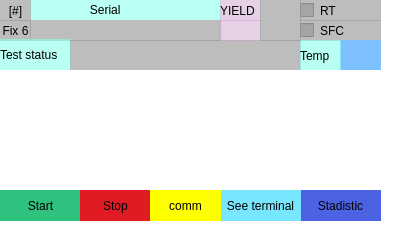
          <widget class="QFrame" name="frame_5">
           <property name="geometry">
            <rect>
             <x>410</x>
             <y>460</y>
             <width>393</width>
             <height>230</height>
            </rect>
           </property>
           <property name="styleSheet">
            <string notr="true">border-radius:0px;
background-color: rgb(255, 255, 255);</string>
           </property>
           <property name="frameShape">
            <enum>QFrame::StyledPanel</enum>
           </property>
           <property name="frameShadow">
            <enum>QFrame::Raised</enum>
           </property>
           <widget class="QLabel" name="label_31">
            <property name="geometry">
             <rect>
              <x>30</x>
              <y>0</y>
              <width>191</width>
              <height>20</height>
             </rect>
            </property>
            <property name="styleSheet">
             <string notr="true">color: rgb(0, 0, 0);background-color: rgba(137, 255, 235, 150);</string>
            </property>
            <property name="text">
             <string>                  Serial</string>
            </property>
           </widget>
           <widget class="QPushButton" name="nt_opc_5">
            <property name="geometry">
             <rect>
              <x>0</x>
              <y>0</y>
              <width>31</width>
              <height>21</height>
             </rect>
            </property>
            <property name="styleSheet">
             <string notr="true">QPushButton{
	
	background-color: rgba(151, 151, 151, 163);
}
QPushButton:hover{
	
	
	background-color: rgba(255, 255, 255, 3);
}</string>
            </property>
            <property name="text">
             <string>[#]</string>
            </property>
           </widget>
           <widget class="QLabel" name="nt_sn_auto_5">
            <property name="geometry">
             <rect>
              <x>30</x>
              <y>20</y>
              <width>191</width>
              <height>21</height>
             </rect>
            </property>
            <property name="styleSheet">
             <string notr="true">background-color: rgba(151, 151, 151, 163);</string>
            </property>
            <property name="text">
             <string/>
            </property>
           </widget>
           <widget class="QPushButton" name="nt_fixt_5">
            <property name="geometry">
             <rect>
              <x>0</x>
              <y>20</y>
              <width>31</width>
              <height>21</height>
             </rect>
            </property>
            <property name="styleSheet">
             <string notr="true">QPushButton{
	
	background-color: rgba(151, 151, 151, 163);
}
QPushButton:hover{
	
	
	background-color: rgba(255, 255, 255, 3);
}</string>
            </property>
            <property name="text">
             <string>Fix 6</string>
            </property>
           </widget>
           <widget class="QLabel" name="label_32">
            <property name="geometry">
             <rect>
              <x>0</x>
              <y>39</y>
              <width>71</width>
              <height>31</height>
             </rect>
            </property>
            <property name="styleSheet">
             <string notr="true">color: rgb(0, 0, 0);background-color: rgba(137, 255, 235, 150);</string>
            </property>
            <property name="text">
             <string>Test status</string>
            </property>
           </widget>
           <widget class="QLabel" name="nt_status_5">
            <property name="geometry">
             <rect>
              <x>70</x>
              <y>40</y>
              <width>231</width>
              <height>31</height>
             </rect>
            </property>
            <property name="styleSheet">
             <string notr="true">background-color: rgba(151, 151, 151, 163);</string>
            </property>
            <property name="text">
             <string/>
            </property>
           </widget>
           <widget class="QLabel" name="lb_status_5">
            <property name="geometry">
             <rect>
              <x>220</x>
              <y>0</y>
              <width>41</width>
              <height>21</height>
             </rect>
            </property>
            <property name="styleSheet">
             <string notr="true">color: rgb(0, 0, 0);background-color: rgba(200, 154, 200, 118);</string>
            </property>
            <property name="text">
             <string>YIELD</string>
            </property>
           </widget>
           <widget class="QLabel" name="nt_yiel_5">
            <property name="geometry">
             <rect>
              <x>220</x>
              <y>20</y>
              <width>41</width>
              <height>21</height>
             </rect>
            </property>
            <property name="styleSheet">
             <string notr="true">background-color: rgba(200, 154, 200, 118);</string>
            </property>
            <property name="text">
             <string/>
            </property>
           </widget>
           <widget class="QCheckBox" name="chk_nt_status_5">
            <property name="geometry">
             <rect>
              <x>300</x>
              <y>20</y>
              <width>81</width>
              <height>21</height>
             </rect>
            </property>
            <property name="styleSheet">
             <string notr="true">background-color: rgba(151, 151, 151, 163);</string>
            </property>
            <property name="text">
             <string>SFC</string>
            </property>
           </widget>
           <widget class="QPushButton" name="nt_stats_5">
            <property name="geometry">
             <rect>
              <x>300</x>
              <y>190</y>
              <width>81</width>
              <height>31</height>
             </rect>
            </property>
            <property name="styleSheet">
             <string notr="true">QPushButton{
background-color: qlineargradient(spread:pad, x1:0, y1:0, x2:1, y2:1, stop:1 rgba(75, 98, 226, 255));
}
QPushButton:hover{
	background-color: qconicalgradient(cx:0.5, cy:0.5, angle:0, stop:0 rgba(255, 0, 0, 255), stop:0.166 rgba(255, 255, 0, 255), stop:0.333 rgba(0, 255, 0, 255), stop:0.5 rgba(0, 255, 255, 255), stop:0.666 rgba(0, 0, 255, 255), stop:0.833 rgba(255, 0, 255, 255), stop:1 rgba(255, 0, 0, 255));
}</string>
            </property>
            <property name="text">
             <string>Stadistic</string>
            </property>
           </widget>
           <widget class="QPushButton" name="nt_start_5">
            <property name="geometry">
             <rect>
              <x>0</x>
              <y>190</y>
              <width>81</width>
              <height>31</height>
             </rect>
            </property>
            <property name="styleSheet">
             <string notr="true">QPushButton{
	background-color: rgb(46, 194, 126);
}
QPushButton:hover{
	
	background-color: rgb(143, 240, 164);
	color: rgb(0, 0, 0);
}</string>
            </property>
            <property name="text">
             <string>Start</string>
            </property>
           </widget>
           <widget class="QPushButton" name="nt_stop_5">
            <property name="geometry">
             <rect>
              <x>80</x>
              <y>190</y>
              <width>71</width>
              <height>31</height>
             </rect>
            </property>
            <property name="styleSheet">
             <string notr="true">QPushButton{
	background-color: rgb(224, 27, 36);
}
QPushButton:hover{
	background-color: rgb(246, 97, 81);
}</string>
            </property>
            <property name="text">
             <string>Stop</string>
            </property>
           </widget>
           <widget class="QPushButton" name="nt_see_5">
            <property name="geometry">
             <rect>
              <x>220</x>
              <y>190</y>
              <width>81</width>
              <height>31</height>
             </rect>
            </property>
            <property name="styleSheet">
             <string notr="true">QPushButton{
	
	background-color: rgb(121, 230, 255);
	color: rgb(0, 0, 0);
}
QPushButton:hover{
	
	background-color: rgb(0, 170, 255);
	color: rgb(255, 255, 255);
}</string>
            </property>
            <property name="text">
             <string>See terminal</string>
            </property>
           </widget>
           <widget class="QLabel" name="temp_6">
            <property name="geometry">
             <rect>
              <x>340</x>
              <y>40</y>
              <width>41</width>
              <height>31</height>
             </rect>
            </property>
            <property name="styleSheet">
             <string notr="true">background-color: rgb(125, 192, 255);
color: rgb(0, 0, 0);</string>
            </property>
            <property name="text">
             <string/>
            </property>
           </widget>
           <widget class="QLabel" name="label_64">
            <property name="geometry">
             <rect>
              <x>300</x>
              <y>40</y>
              <width>41</width>
              <height>31</height>
             </rect>
            </property>
            <property name="styleSheet">
             <string notr="true">background-color: rgba(137, 255, 235, 150);
color: rgb(0, 0, 0);</string>
            </property>
            <property name="text">
             <string>Temp</string>
            </property>
           </widget>
           <widget class="QPushButton" name="term_6">
            <property name="geometry">
             <rect>
              <x>150</x>
              <y>190</y>
              <width>71</width>
              <height>31</height>
             </rect>
            </property>
            <property name="styleSheet">
             <string notr="true">QPushButton{
	
	
	background-color: rgb(255, 255, 0);
	color: rgb(0, 0, 0);
}
QPushButton:hover{
	
	
	background-color: rgb(253, 255, 106);
	color: rgb(255, 255, 255);
}</string>
            </property>
            <property name="text">
             <string>comm</string>
            </property>
           </widget>
           <widget class="QCheckBox" name="rt_6">
            <property name="geometry">
             <rect>
              <x>300</x>
              <y>0</y>
              <width>81</width>
              <height>21</height>
             </rect>
            </property>
            <property name="styleSheet">
             <string notr="true">background-color: rgba(151, 151, 151, 163);</string>
            </property>
            <property name="text">
             <string>RT</string>
            </property>
           </widget>
           <widget class="QLabel" name="led_auto_6">
            <property name="geometry">
             <rect>
              <x>260</x>
              <y>0</y>
              <width>41</width>
              <height>41</height>
             </rect>
            </property>
            <property name="styleSheet">
             <string notr="true">background-color: rgba(151, 151, 151, 163);
color: rgb(0, 0, 0);</string>
            </property>
            <property name="text">
             <string/>
            </property>
           </widget>
           <widget class="QWidget" name="verticalLayoutWidget_6">
            <property name="geometry">
             <rect>
              <x>0</x>
              <y>70</y>
              <width>381</width>
              <height>119</height>
             </rect>
            </property>
            <layout class="QVBoxLayout" name="st_6"/>
           </widget>
          </widget>
